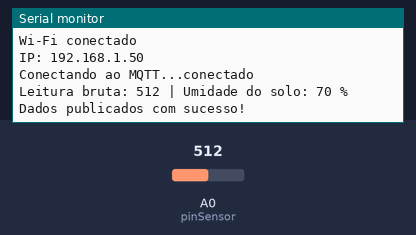
A sketch run on a simulated ESP8266 (NodeMCU). On the bench: the last lines printed to the serial monitor. The test bench sets the inputs (shaded band); at power-on: A0 (pinSensor) = 512. WiFi joins after 1.5 s; servers stay silent unless stated; no MQTT or app messages arrive unless stated.

Above: at 2.7 s.
2.8 s: A0 (pinSensor) set to 716
At 8.0 s:
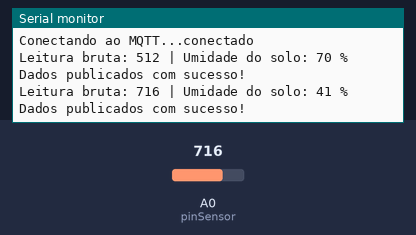
8.8 s: A0 (pinSensor) set to 900
At 13.0 s:
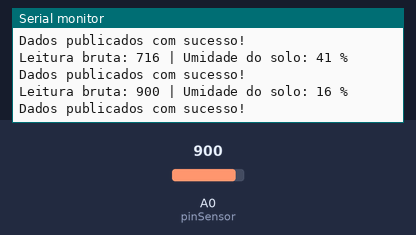
Timing chart, 0 to 14.5 s (numbered marks = the images above; inputs shaded):
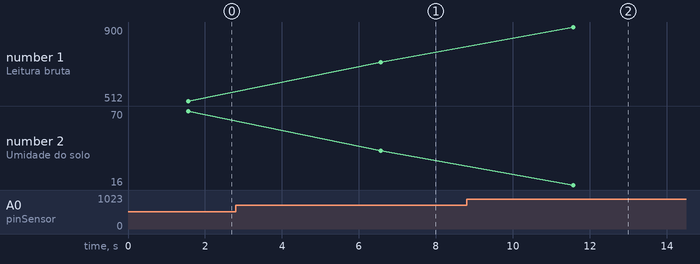

The sketch:

umidade.ino
```cpp
#include <ESP8266WiFi.h>
#include <PubSubClient.h>

// ---- CONFIG Wi-Fi ----
const char* ssid = "sua_rede_wifi";  // altere para a sua rede wifi
const char* password = "sua_senha_wifi"; // altere para a sua senha wifi

// ---- CONFIG MQTT ----
const char* mqtt_server = "broker.emqx.io";
const int mqtt_port = 1883;
const char* mqtt_topic = "seu/tópico/mqtt"; // altere para o seu tópico mqtt (ex: agrisense/sensor/umidade)
const char* mqtt_client_id = "ESP8266Client_Umidade";

// ---- SENSOR ----
const int pinSensor = A0;

// ---- Objetos Wi-Fi e MQTT ----
WiFiClient espClient;
PubSubClient client(espClient);

void setup_wifi() {
  delay(10);
  Serial.println();
  Serial.print("Conectando a ");
  Serial.println(ssid);

  WiFi.begin(ssid, password);

  while (WiFi.status() != WL_CONNECTED) {
    delay(500);
    Serial.print(".");
  }

  Serial.println("\nWi-Fi conectado");
  Serial.print("IP: ");
  Serial.println(WiFi.localIP());
}

void reconnect() {
  while (!client.connected()) {
    Serial.print("Conectando ao MQTT...");
    if (client.connect(mqtt_client_id)) {
      Serial.println("conectado");
      // Publica uma mensagem de teste ao conectar
      client.publish(mqtt_topic, "ESP8266 Conectado!");
    } else {
      Serial.print("falhou, rc=");
      Serial.print(client.state());
      Serial.println(" tentando novamente em 5s");
      delay(5000);
    }
  }
}

void setup() {
  Serial.begin(115200);
  Serial.println("\nIniciando sensor de umidade...");

  setup_wifi();
  client.setServer(mqtt_server, mqtt_port);

  // Configura o pino do sensor
  pinMode(pinSensor, INPUT);
}

void loop() {
  if (!client.connected()) {
    reconnect();
  }
  client.loop();

  // Lê a umidade do sensor
  int leitura = analogRead(pinSensor);
  int umidade = map(leitura, 1023, 300, 0, 100);
  umidade = constrain(umidade, 0, 100);

  // Exibe no Serial Monitor
  Serial.print("Leitura bruta: ");
  Serial.print(leitura);
  Serial.print(" | Umidade do solo: ");
  Serial.print(umidade);
  Serial.println(" %");

  // Envia via MQTT
  char msg[10];
  sprintf(msg, "%d", umidade);
  if (client.publish(mqtt_topic, msg)) {
    Serial.println("Dados publicados com sucesso!");
  } else {
    Serial.println("Falha ao publicar dados!");
  }

  delay(5000); // Aguarda 5 segundos
}
```

Measured:
- after the input at 2.8 s, the serial monitor: prints a new line after 3.8 s (image 1)
- after the input at 8.8 s, the serial monitor: prints a new line after 2.8 s (image 2)
- plotted number 1: 512 → 716 after the input at 2.8 s, 716 → 900 after the input at 8.8 s
- plotted number 2: 70 → 41 after the input at 2.8 s, 41 → 16 after the input at 8.8 s
